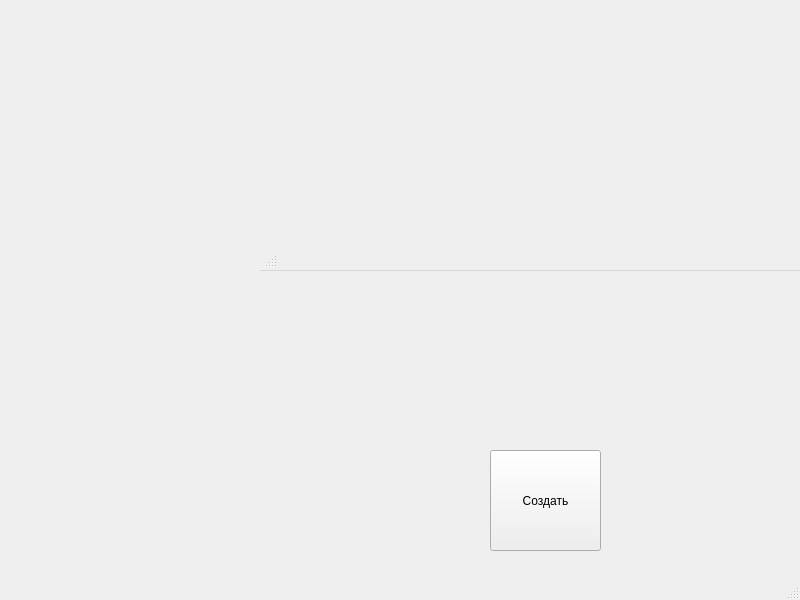
<?xml version="1.0" encoding="UTF-8"?>
<ui version="4.0">
 <class>MainWindow</class>
 <widget class="QMainWindow" name="MainWindow">
  <property name="geometry">
   <rect>
    <x>0</x>
    <y>0</y>
    <width>800</width>
    <height>600</height>
   </rect>
  </property>
  <property name="windowTitle">
   <string>MainWindow</string>
  </property>
  <widget class="QWidget" name="centralwidget">
   <widget class="QWidget" name="centralwidget_2" native="true">
    <property name="geometry">
     <rect>
      <x>260</x>
      <y>250</y>
      <width>571</width>
      <height>501</height>
     </rect>
    </property>
    <widget class="QPushButton" name="pushButton">
     <property name="geometry">
      <rect>
       <x>230</x>
       <y>200</y>
       <width>111</width>
       <height>101</height>
      </rect>
     </property>
     <property name="text">
      <string>Создать</string>
     </property>
    </widget>
   </widget>
   <widget class="QMenuBar" name="menubar_2">
    <property name="geometry">
     <rect>
      <x>260</x>
      <y>250</y>
      <width>597</width>
      <height>21</height>
     </rect>
    </property>
   </widget>
   <widget class="QStatusBar" name="statusbar_2">
    <property name="geometry">
     <rect>
      <x>260</x>
      <y>250</y>
      <width>16</width>
      <height>18</height>
     </rect>
    </property>
   </widget>
  </widget>
  <widget class="QMenuBar" name="menubar">
   <property name="geometry">
    <rect>
     <x>0</x>
     <y>0</y>
     <width>800</width>
     <height>21</height>
    </rect>
   </property>
  </widget>
  <widget class="QStatusBar" name="statusbar"/>
 </widget>
 <resources/>
 <connections/>
</ui>
